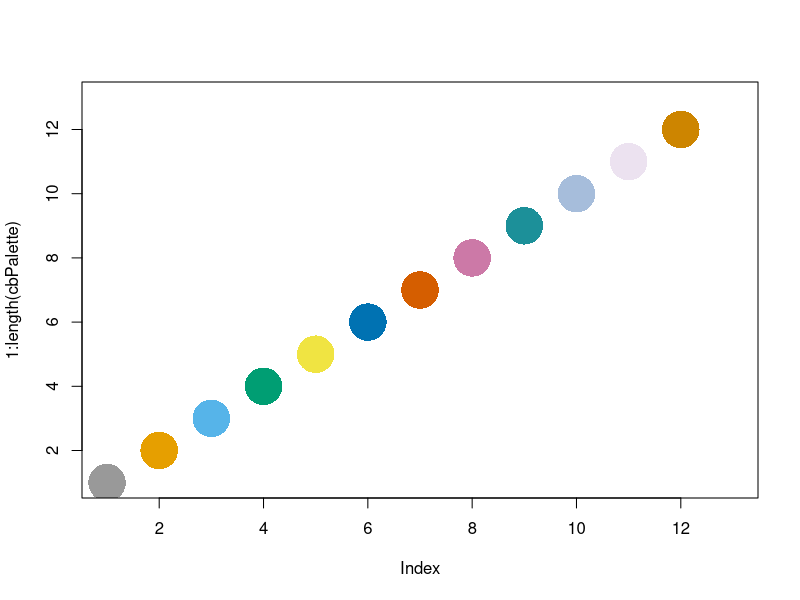

Reproduce this figure in R. (Note: this script raises an error after producing the figure.)
#Package to make plots
library(RColorBrewer)
library(cowplot)

#source("/Users/fja062/Documents/seedclimComm/seedclimComm/inst/graminoidRemovals/multiplot_function.R")


#### palettes and labelling ####
cbPalette <- c("#999999", "#E69F00", "#56B4E9", "#009E73", "#F0E442", "#0072B2", "#D55E00", "#CC79A7", "#1C9099", "#A6BDDB", "#ECE2F0", "orange3", "white")

plot(1:length(cbPalette), col = cbPalette, pch = 16, cex = 5) #check colour and order

precip.lab <-   scale_x_discrete("Precipitation [mm y-1]",
                                 labels = c("0.6"="600", "1.2"="1200","2"="2000","2.7"="2700"))
temp.lab <- scale_x_discrete("Temperature [C]",
                             labels = c("0.6"="600", "1.2"="1200","2"="2000","2.7"="2700"))

axis.dim <- theme(axis.text=element_text(size=11),
                  axis.title=element_text(size=14),
                  axis.ticks = element_blank(),
                  legend.text = element_text(size=11),
                  legend.title = element_text(size=13),
                  strip.text.x = element_text(size = 13),
                  strip.text.y = element_text(size = 13))

axis.dimLarge <- theme(axis.text=element_text(size=13),
                  axis.title=element_text(size=15),
                  axis.ticks = element_blank(),
                  legend.text = element_text(size=12),
                  legend.title = element_text(size=15),
                  strip.text.x = element_text(size = 15),
                  strip.text.y = element_text(size = 15))


legend.title.prec <- "Treatment and \n precipitation"
legend.title.temp <- "Treatment \n and temperature"
legend.title.treat <- "Treatment"
legend.title.weat <- " \n "
legend.title.climate <- ""
legend.TOD <- "Time of day"

treatOrder <- c(c("C", "FB", "GF", "GB", "FGB"))
tempLabs <- c(`6.5` = "6.5ºC", `8.5` = "8.5ºC", `10.5` = "10.5ºC")
precipLabs <- c(`0.6` = "0.6mm/1000", `1.2` = "1.2mm/1000", `2` = "2mm/1000", `2.7` = "2.7mm/1000")
